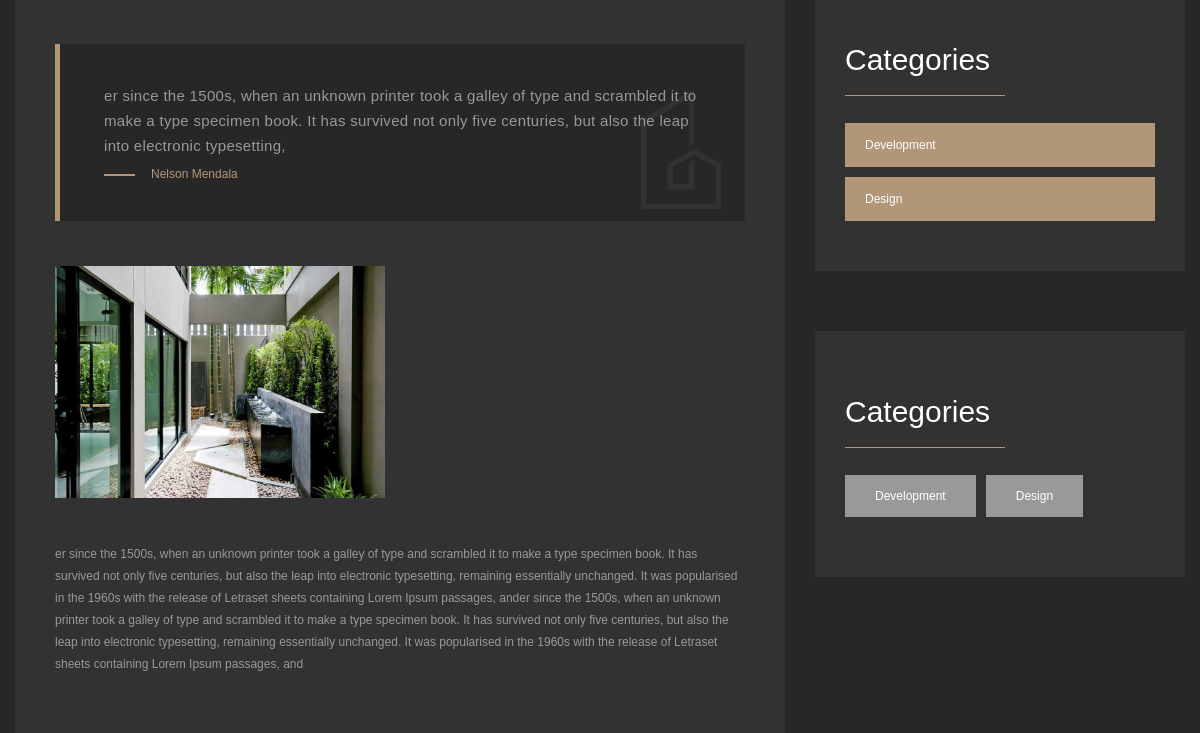
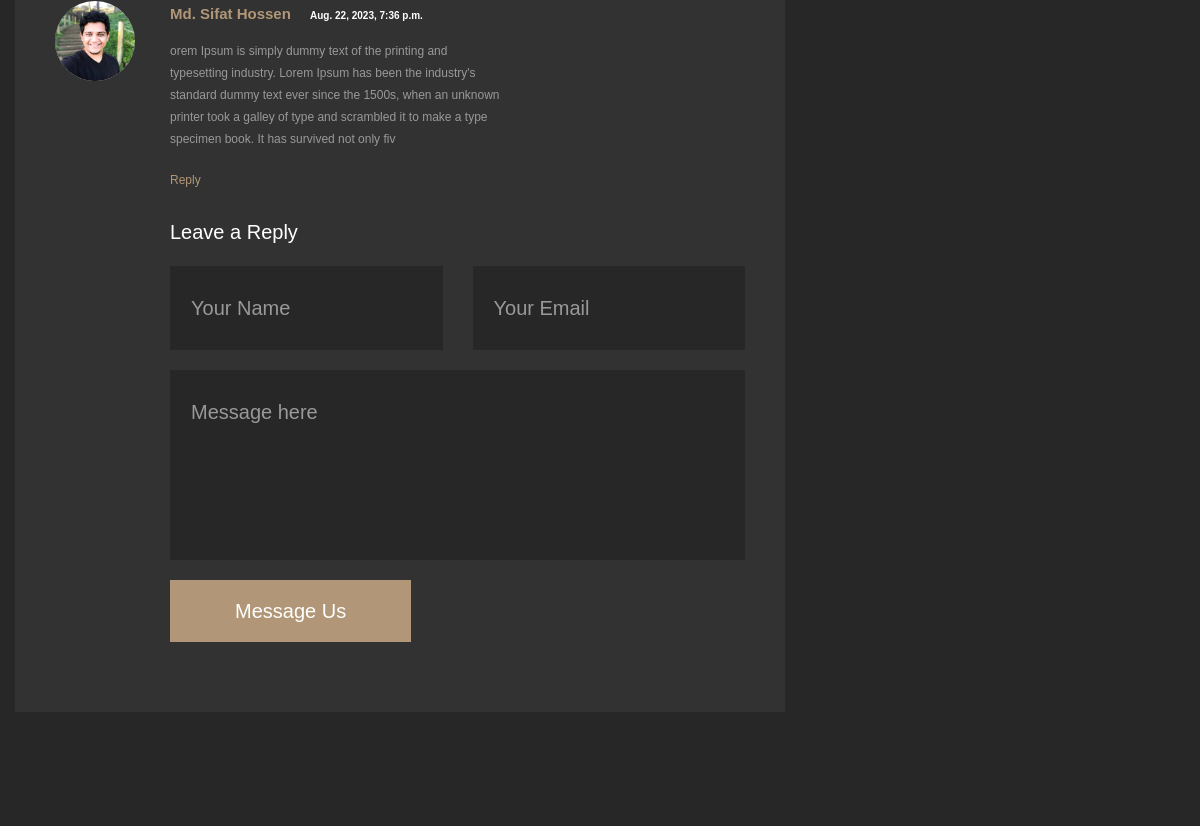
The app's page /blog-details/1/ (middle part), older data (2 pictures, top to bottom).
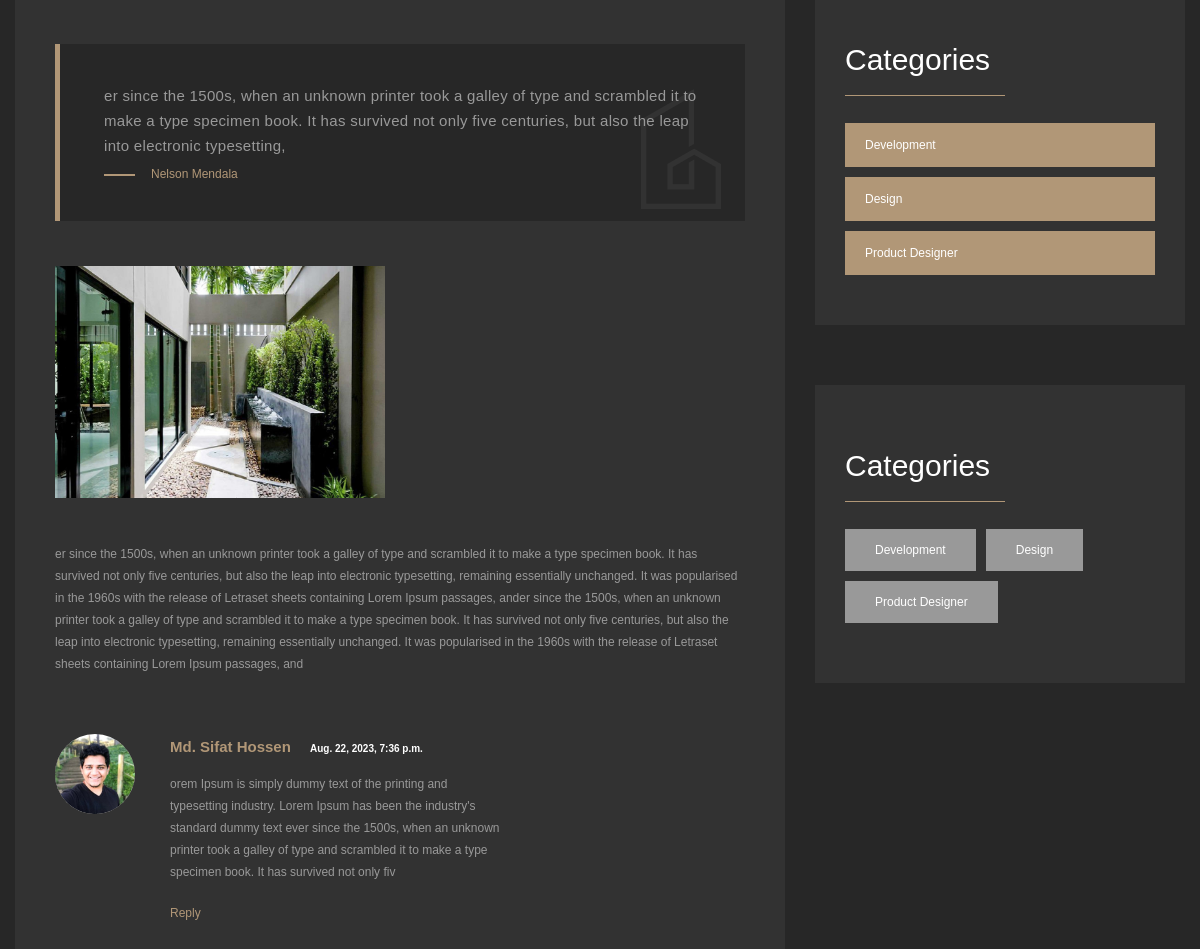
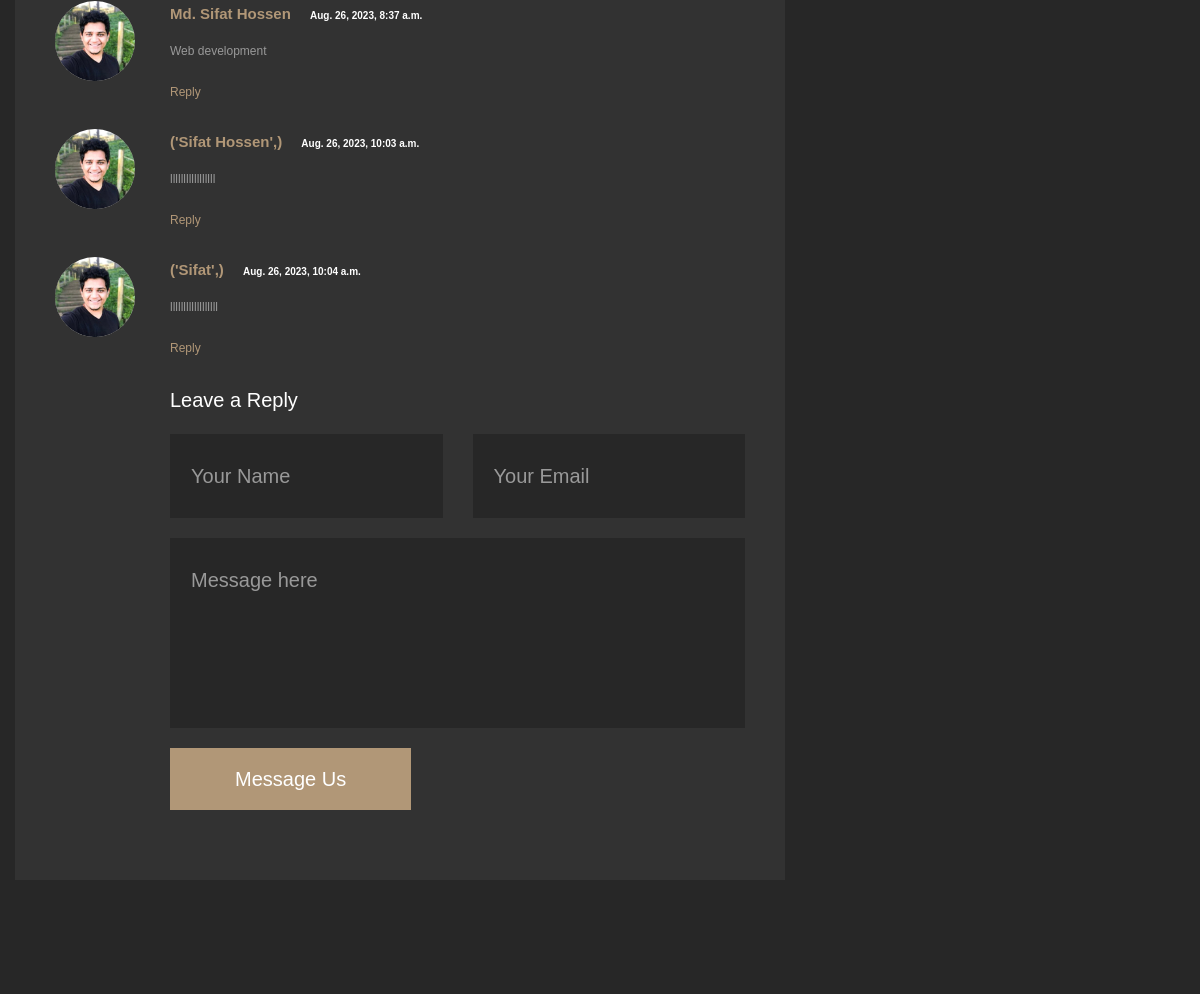
The same page, newer data (2 pictures, top to bottom).
### website/models.py (models this page shows, shortened)
class LatestNews(models.Model):
    author = models.CharField(max_length=30)
    timestamp = models.DateTimeField(auto_now=True)
    category = models.CharField(max_length=30, null=True)
    title = models.CharField(max_length=60)
    image1 = models.ImageField(upload_to='blog/', null=True)
    image2 = models.ImageField(upload_to='blog/', null=True)
    image3 = models.ImageField(upload_to='blog/', null=True)
    desc = models.TextField(null=True, blank=True)
    desc2 = models.TextField(null=True, blank=True)
    quote = models.TextField(max_length=200, null=True)
    author_of_quote = models.CharField(max_length=30, null=True)
    quote_icon = models.ImageField(upload_to='icon/', null=True)
    def get_comment(self):
        return self.comment_set.all()

class Comment(models.Model):
    name = models.CharField(max_length=20)
    news = models.ForeignKey(LatestNews, on_delete=models.CASCADE)
    timestamp = models.DateTimeField(auto_now=True)
    email = models.EmailField(max_length=50)
    comment = models.TextField()

### website/views.py (the view)
# urls.py: path('blog-details/<int:ln_id>/', views.BlogDetailView.as_view(), name='blog-details'),
class BlogDetailView(View):
    def get(self, request, ln_id):
        ln = LatestNews.objects.get(id=ln_id)
        context = {
            'ln': ln,
            'infos': Info.objects.last(),
            'services': Service.objects.all(),
            'abouts': About.objects.last(),
            'latestNews': LatestNews.objects.all()
        }
        return render(request, 'blog-details.html', context=context)

### templates/blog-details.html (shortened to what this page needs)
{% extends 'bash.html' %}
{% load static %}
{% block container %}
    <div class="boxed_wrapper">
        <section class="sidebar-page-container">
            <div class="large-container">
                <div class="row clearfix">
                    <div class="col-lg-8 col-md-12 col-sm-12 content-side">
                        <div class="blog-details-content">
                            <div class="news-post">
                                <div class="content-one">
                                    <blockquote>
                                        <div class="quote"><img src="{{ln.quote_icon.url}}" alt=""></div>
                                        <p>{{ln.quote}}</p>
                                        <span class="name">{{ln.author_of_quote}}</span>
                                    </blockquote>
                                    <div class="image-box">
                                        <div class="row clearfix">
                                            <div class="col-lg-6 col-md-6 col-sm-12 image-column">
                                                <figure class="image"><img src="{{ln.image2.url}}" alt=""></figure>
                                            </div>
                                            <div class="col-lg-6 col-md-6 col-sm-12 image-column">
                                                <figure class="image"><img src="{{ln.image3.url}}" alt=""></figure>
                                            </div>
                                        </div>
                                    </div>
                                    <div class="text">
                                        <p>{{ln.desc2}}</p>
                                    </div>
                                </div>
                                {% for comment in ln.get_comment %}
                                <div class="comment-box">
                                    <div class="comment">
                                        <figure class="thumb-box">
                                            <img src="assets/images/news/comment-1.jpg" alt="">
                                        </figure>
                                        <div class="comment-inner">
                                            <div class="comment-info">
                                                <h6>{{comment.name|safe}} <span>{{comment.timestamp}}</span></h6>
                                            </div>
                                            <p>{{comment.comment}}</p>
                                            <a href="#" class="reply-btn">Reply</a>
                                        </div>
                                    </div>
                                </div>
                                {% endfor %}
                                <div class="comments-form-area">
                                    <h3>Leave a Reply</h3>
                                    <form action="{% url 'blog-comment' ln.id %}" method="post" class="comment-form">
                                        <div class="row clearfix">
                                            <div class="col-lg-6 col-md-6 col-sm-12 form-group">
                                                <input type="text" name="name" id="name" placeholder="Your Name" required="">
                                            </div>
                                            <div class="col-lg-6 col-md-6 col-sm-12 form-group">
                                                <input type="email" name="email" id="email" placeholder="Your Email" required="">
                                            </div>
                                            <div class="col-lg-12 col-md-12 col-sm-12 form-group">
                                                <textarea name="comment" id="comment" placeholder="Message here"></textarea>
                                            </div>
                                            <div class="col-lg-12 col-md-12 col-sm-12 form-group message-btn">
                                                <button type="submit" class="theme-btn btn-one">Message Us</button>
                                            </div>
                                        </div>
                                    </form>
                                </div>
                            </div>
                        </div>
                    </div>
                    <div class="col-lg-4 col-md-12 col-sm-12 sidebar-side">
                        <div class="blog-sidebar">
                            <div class="sidebar-widget category-widget">
                                <div class="widget-title">
                                    <h3>Categories</h3>
                                </div>
                                <div class="widget-content">
                                    <ul class="category-list clearfix">
                                         {% for ln in latestNews %}
                                        <li><a href="{% url 'blog-details' ln.id %}" class="current">{{ln.category}}<i class="icon-15"></i></a></li>
                                         {% endfor %}
                                    </ul>
                                </div>
                            </div>
                            <div class="sidebar-widget tags-widget">
                                <div class="widget-title">
                                    <h3>Categories</h3>
                                </div>
                                <div class="widget-content">
                                    <ul class="tags-list clearfix">
                                         {% for ln in latestNews %}
                                        <li><a href="{% url 'blog-details' ln.id %}">{{ln.category}}</a></li>
                                         {% endfor%}
                                    </ul>
                                </div>
                            </div>
                        </div>
                    </div>
                </div>
            </div>
        </section>
    </div>
{% endblock %}

### templates/bash.html (shortened to what this page needs)
<!DOCTYPE html>
<html lang="en">
<head>
{% load static %}
<link href="{% static 'assets/css/font-awesome-all.css'%}" rel="stylesheet">
<link href="{% static 'assets/css/flaticon.css'%}" rel="stylesheet">
<link href="{% static 'assets/css/owl.css'%}" rel="stylesheet">
<link href="{% static 'assets/css/bootstrap.css'%}" rel="stylesheet">
<link href="{% static 'assets/css/jquery.fancybox.min.css'%}" rel="stylesheet">
<link href="{% static 'assets/css/animate.css'%}" rel="stylesheet">
<link href="{% static 'assets/css/nice-select.css'%}" rel="stylesheet">
<link href="{% static 'assets/css/color.css'%}" rel="stylesheet">
<link href="{% static 'assets/css/elpath.css'%}" rel="stylesheet">
<link href="{% static 'assets/css/style.css'%}" rel="stylesheet">
<link href="{% static 'assets/css/responsive.css'%}" rel="stylesheet">
</head>
<body>
{% block container %}
{% endblock %}
</body>
</html>

### templates/preloader.html (shortened to what this page needs)
                {% load static %}

### static/assets/css/color.css (style rules this page uses)
.theme-btn.btn-one { background: #B19777; }
.blog-details-content .content-one blockquote { border-left: 5px solid #B19777; }
.blog-details-content .content-one blockquote .name { color: #B19777; }
.blog-details-content .content-one blockquote .name:before { background: #B19777; }
.blog-details-content .comment-box .comment .comment-info h6 { color: #B19777; }
.blog-details-content .comment-box .comment .comment-inner .reply-btn { color: #B19777; }
.blog-sidebar .sidebar-widget .widget-title:before { background: #B19777; }
.blog-sidebar .category-widget .category-list li a:before { background: #B19777; }

Row changes from the older to the newer data that the page shows:
added Comment: name "Md. Sifat Hossen", timestamp "Aug. 26, 2023, 8:37 a.m.", comment "Web development"
added Comment: name "('Sifat Hossen',)", timestamp "Aug. 26, 2023, 10:03 a.m.", comment "lllllllllllllllll"
added Comment: name "('Sifat',)", timestamp "Aug. 26, 2023, 10:04 a.m.", comment "llllllllllllllllll"
added LatestNews: category "Product Designer"
